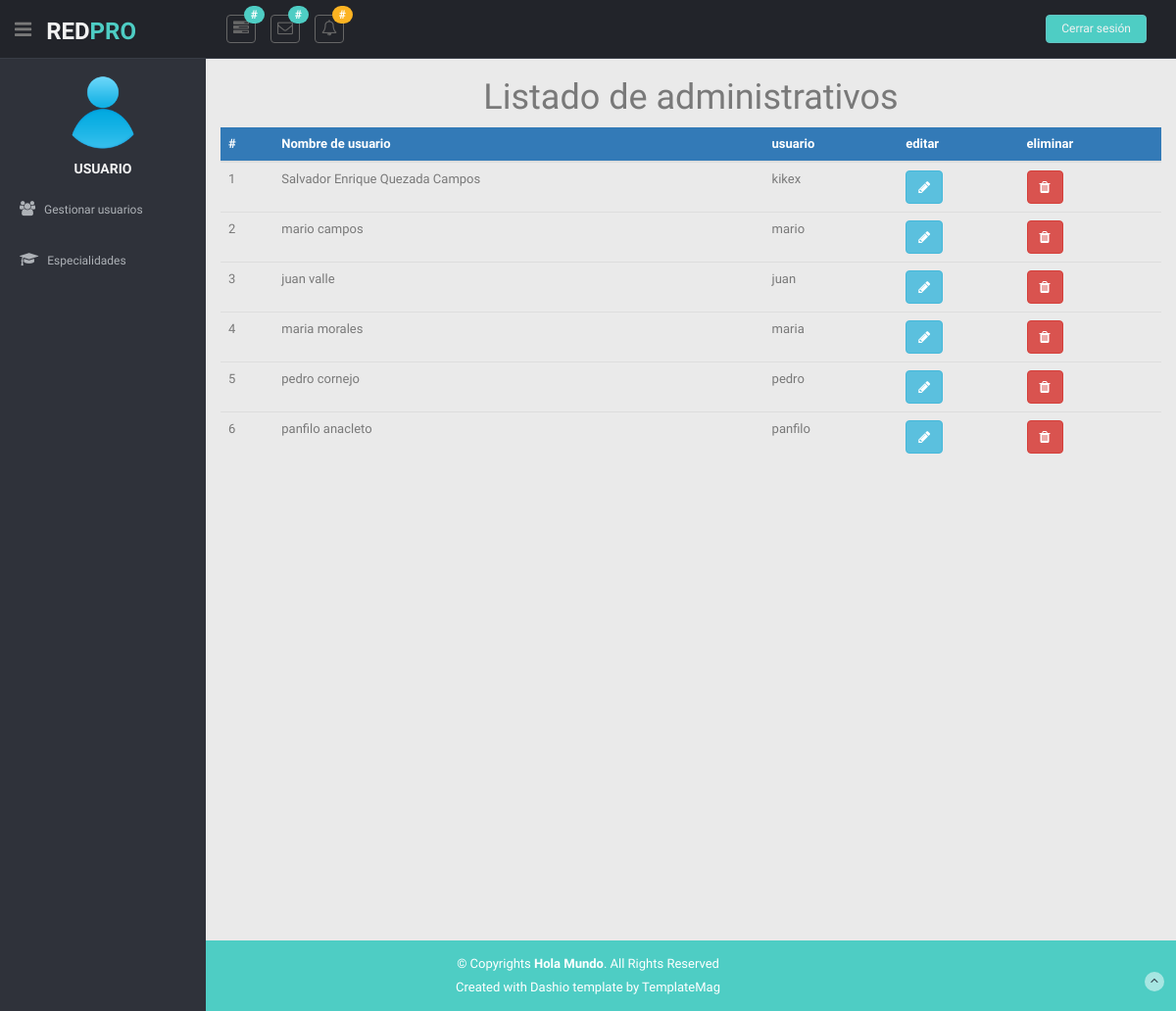
/index.php/root_controller/ver_administrativo, run on the app's committed database.
### tables this page shows
CREATE TABLE `tab_login` (
  `id_login` int(10) NOT NULL,
  `usuario_login` varchar(45) NOT NULL,
  `contrasenia_login` varchar(20) NOT NULL,
  `rol_login` varchar(50) NOT NULL,
  `id_usuario` int(10) NOT NULL
);

CREATE TABLE `tab_usuario` (
  `id_usuario` int(10) NOT NULL,
  `nombre_usuario` varchar(75) NOT NULL,
  `apellido_usuario` varchar(75) NOT NULL,
  `genero_usuario` varchar(10) DEFAULT NULL,
  `dui_usuario` varchar(15) DEFAULT NULL,
  `nit_usuario` varchar(30) DEFAULT NULL,
  `licencia_usuario` varchar(50) DEFAULT NULL,
  `carnet_menor_usuario` int(10) DEFAULT NULL,
  `correo_usuario` varchar(100) DEFAULT NULL,
  `telefono1_usuario` varchar(15) DEFAULT NULL,
  `telefono2_usuario` varchar(15) DEFAULT NULL,
  `direccion_usuario` varchar(255) DEFAULT NULL,
  `cargo_usuario` varchar(255) DEFAULT NULL,
  `especialidad_usuario` varchar(150) DEFAULT NULL,
  `grupo_usuario` varchar(10) DEFAULT NULL,
  `nivel_usuario` varchar(20) DEFAULT NULL,
  `tipo_sangre_usuario` varchar(10) DEFAULT NULL,
  `estado_usuario` varchar(25) DEFAULT NULL,
  `fecha_nacimiento_usuario` date DEFAULT NULL,
  `fecha_inicio_pasantia` date DEFAULT NULL,
  `fecha_fin_pasantia` date DEFAULT NULL,
  `id_oferta` int(10) DEFAULT NULL,
  `imagen_perfil` varchar(1000) DEFAULT NULL
);

### application/controllers/Root_controller.php (called while the page is built, shortened)
<?php
class Root_controller extends CI_Controller
{
	function __construct()
	{
		$this->load->model('Root_model','root');
	}
	public function ver_administrativo()
	{
		$datos['detalle'] = $this->root->detalle('administrativo');
		$datos['msj'] = 'administrativos';
		$this->load->view('componentes/header/Header_view');
		$this->load->view('componentes/nav/Nav_view');
		$this->load->view('componentes/panel/Root_view');
		$this->load->view('root/Listado_view',$datos);
		$this->load->view('componentes/footer/Footer_view');
		$this->load->view('root/script/script_listas');
	}
}

### index.php (called while the page is built, shortened)
<?php
require_once BASEPATH.'core/CodeIgniter.php';

### application/models/Root_model.php (called while the page is built, shortened)
<?php
	class Root_model extends CI_Model
	{
		public function detalle($tipo)
		{
			switch ($tipo) {
				case 'administrativo':
					$this->db->select('u.id_usuario,u.nombre_usuario,u.apellido_usuario,l.usuario_login,l.rol_login');
					$this->db->from('tab_usuario u');
					$this->db->join('tab_login l','u.id_usuario=l.id_usuario');
					$this->db->where('rol_login',$tipo);
					$query = $this->db->get();
					if($query->num_rows() > 0)
					{
						return $query->result();
					}
					else
					{
						return false;
					}
				break;
			}
		}
	}

### application/views/root/Listado_view.php (the view, shortened to what this page needs)
<center>
	<h1>Listado de <?php echo $msj ?></h1>
</center>
<?php if($detalle != false) { $i=1; ?>
<table id="tabla" class="table">
	<thead style="background-color: #337ab7; color: #fff">
		<tr>
			<th>#</th>
			<th>Nombre de usuario</th>
			<th>usuario</th>
			<th>editar</th>
			<th>eliminar</th>
		</tr>
	</thead>
	<tbody>
		<?php foreach ($detalle as $key) {?>
		<tr>
			<td><?php echo $i++; ?></td>
			<td> <?php echo $key->nombre_usuario .' '.$key->apellido_usuario ?> </td>
			<td> <?php echo $key->usuario_login ?> </td>
			<td> <a class="btn btn-info" href="javascript:;" onclick="editar(<?php echo $key->id_usuario; ?>,'<?php echo $key->rol_login; ?>')"><i class="fa fa-pencil"></i></a> </td>
			<td> <a class="btn btn-danger" href="javascript:;" onclick="eliminar(<?php echo $key->id_usuario; ?>)"><i class="fa fa-trash"></i></a> </td>
		</tr>
		<?php } ?>
	</tbody>
</table>
<?php }else{ ?>
<center>
	<h1>Sin registros en la base de datos</h1>
</center>
<?php } ?>

### application/views/componentes/header/Header_view.php (shortened to what this page needs)
<!DOCTYPE html>
<html lang="en">
<head>
	<link href="<?php echo base_url('assets/css/bootstrap.min.css') ?>" rel="stylesheet">
	<link rel="stylesheet" href="<?php echo base_url('assets/font-awesome/css/font-awesome.min.css') ?>">
	<link rel="stylesheet" type="text/css" href="<?php echo base_url('assets/css/zabuto_calendar.css') ?>">
	<link rel="stylesheet" type="text/css" href="<?php echo base_url('assets/css/jquery.gritter.css') ?>" />
	<link href="<?php echo base_url('assets/css/style.css') ?>" rel="stylesheet">
	<link href="<?php echo base_url('assets/css/style-responsive.css') ?>" rel="stylesheet">
	<link rel="stylesheet" type="text/css" href="<?php echo base_url()?>assets/package/dist/sweetalert2.min.css">
</head>

### application/views/componentes/nav/Nav_view.php (shortened to what this page needs)
<body>
	<section id="container">
		<header class="header black-bg">
			<div class="sidebar-toggle-box">
				<div class="fa fa-bars tooltips" data-placement="right" data-original-title="Toggle Navigation"></div>
			</div>
			<a href="index.html" class="logo"><b>RED<span>PRO</span></b></a>
			<div class="nav notify-row" id="top_menu">
				<ul class="nav top-menu">
					<li class="dropdown">
						<a data-toggle="dropdown" class="dropdown-toggle" href="index.html#">
							<i class="fa fa-tasks"></i>
							<span class="badge bg-theme">#</span>
							</a>
					</li>
					<li id="header_inbox_bar" class="dropdown">
						<a data-toggle="dropdown" class="dropdown-toggle" href="index.html#">
							<i class="fa fa-envelope-o"></i>
							<span class="badge bg-theme">#</span>
							</a>
					</li>
					<li id="header_notification_bar" class="dropdown">
						<a data-toggle="dropdown" class="dropdown-toggle" href="index.html#">
							<i class="fa fa-bell-o"></i>
							<span class="badge bg-warning">#</span>
							</a>
					</li>
				</ul>
			</div>
			<div class="top-menu">
				<ul class="nav pull-right top-menu">
					<li><a class="logout" href="#">Cerrar sesión</a></li>
				</ul>
			</div>
		</header>

### application/views/componentes/panel/Root_view.php (shortened to what this page needs)
<aside>
	<div id="sidebar" class="nav-collapse ">
		<ul class="sidebar-menu" id="nav-accordion">
			<p class="centered"><a href="#"><img src="<?php echo base_url('assets/img/defecto/1.png') ?>" class="img-circle" width="80"></a></p>
			<h5 class="centered">USUARIO</h5>
			<li class="sub-menu">
				<a href="javascript:;">
					<i class="fa fa-users"></i>
					<span>Gestionar usuarios</span>
				</a>
			</li>
			<li class="sub-menu">
				<a href="javascript:;">
					<i class="fa fa-graduation-cap"></i>
					<span>Especialidades</span>
				</a>
			</li>
		</ul>
	</div>
</aside>
<section id="main-content">
	<section class="wrapper site-min-height">

### application/views/componentes/footer/Footer_view.php (shortened to what this page needs)
</section>
    </section>
    <footer class="site-footer">
      <div class="text-center">
        <p>
          &copy; Copyrights <strong>Hola Mundo</strong>. All Rights Reserved
        </p>
        <div class="credits">
          Created with Dashio template by <a href="https://templatemag.com/">TemplateMag</a>
        </div>
        <a href="blank.html#" class="go-top">
          <i class="fa fa-angle-up"></i>
          </a>
      </div>
    </footer>
  </section>
</body>
</html>

### assets/css/style.css (style rules this page uses)
body { color: #797979; background: #eaeaea; font-family: 'Ruda', sans-serif; padding: 0px !important; margin: 0px !important; font-size:13px; }
ul li { list-style: none; }
a, a:hover, a:focus { text-decoration: none; outline: none; }
#container { width: 100%; height: 100%; }
.bg-theme { background-color: #4ECDC4; }
.centered { text-align: center; }
ul.top-menu > li > .logout { color: #f2f2f2; font-size: 12px; border-radius: 4px; -webkit-border-radius: 4px; border: 1px solid #64c3c2 !important; padding: 5px 15px; margin-right: 15px; background: #4ECDC4; margin-top: 15px; }
#sidebar { width: 210px; height: 100%; position: fixed; background: #2f323a; }
#sidebar h5 { color: #f2f2f2; font-weight: 700; }
#sidebar ul li { position: relative; }
ul.sidebar-menu , ul.sidebar-menu li ul.sub { margin: -2px 0 0; padding: 0; }
ul.sidebar-menu { margin-top: 75px; }
ul.sidebar-menu li { margin-bottom: 5px; margin-left:10px; margin-right:10px; }
ul.sidebar-menu li.sub-menu { line-height: 15px; }
ul.sidebar-menu li a span { display: inline-block; }
ul.sidebar-menu li a { color: #aeb2b7; text-decoration: none; display: block; padding: 15px 0 15px 10px; font-size: 12px; outline: none; -webkit-transition: all 0.3s ease; -moz-transition: all 0.3s ease; -o-transition: all 0.3s ease; -ms-transition: all 0.3s ease; transition: all 0.3s ease; }
ul.sidebar-menu li a i { font-size: 15px; padding-right: 6px; }
#main-content { margin-left: 210px; }
.header, .footer { min-height: 60px; padding: 0 15px; }
.header { position: fixed; left: 0; right: 0; z-index: 1002; }
.black-bg { background: #22242a; border-bottom: 1px solid #393d46; }
.wrapper { display: inline-block; margin-top: 60px; padding-left: 15px; padding-right: 15px; padding-bottom: 15px; padding-top: 0px; width: 100%; }
a.logo { font-size: 24px; color: #f2f2f2; float: left; margin-top: 15px; text-transform: uppercase; }
a.logo b { font-weight: 900; }
a.logo span { color: #4ECDC4; }
#top_menu .nav > li, ul.top-menu > li { float: left; }
.notify-row { float: left; margin-top: 15px; margin-left: 92px; }
ul.top-menu > li > a { color: #666666; font-size: 16px; border-radius: 4px; -webkit-border-radius: 4px; border:1px solid #666666 !important; padding: 2px 6px; margin-right: 15px; }
.notify-row .badge { position: absolute; right: -10px; top: -10px; z-index: 100; }
.sidebar-toggle-box { float: left; padding-right: 15px; margin-top: 20px; }
.sidebar-toggle-box .fa-bars { cursor: pointer; display: inline-block; font-size: 20px; }
.badge.bg-warning { background: #FCB322; }
.site-footer { background: #4ECDC4; color: #fff; padding: 15px 0; }
.site-footer p { margin-bottom: 5px; }
.credits, .credits a { color: #fff; }
.go-top { margin-right: 1%; margin-top: -25px; float: right; background: rgba(255,255,255,.5); width: 20px; height: 20px; border-radius: 50%; -webkit-border-radius: 50%; }
.go-top i { color: #2A3542; }
.site-min-height { min-height: 900px; }

### data on the page
tab_login: id_usuario.nombre_usuario "Salvador Enrique", id_usuario.apellido_usuario "Quezada Campos", usuario_login "kikex"
tab_login: id_usuario.nombre_usuario "mario", id_usuario.apellido_usuario "campos", usuario_login "mario"
tab_login: id_usuario.nombre_usuario "juan", id_usuario.apellido_usuario "valle", usuario_login "juan"
tab_login: id_usuario.nombre_usuario "maria", id_usuario.apellido_usuario "morales", usuario_login "maria"
tab_login: id_usuario.nombre_usuario "pedro", id_usuario.apellido_usuario "cornejo", usuario_login "pedro"
tab_login: id_usuario.nombre_usuario "panfilo", id_usuario.apellido_usuario "anacleto", usuario_login "panfilo"

### other printed values
$msj "administrativos"
